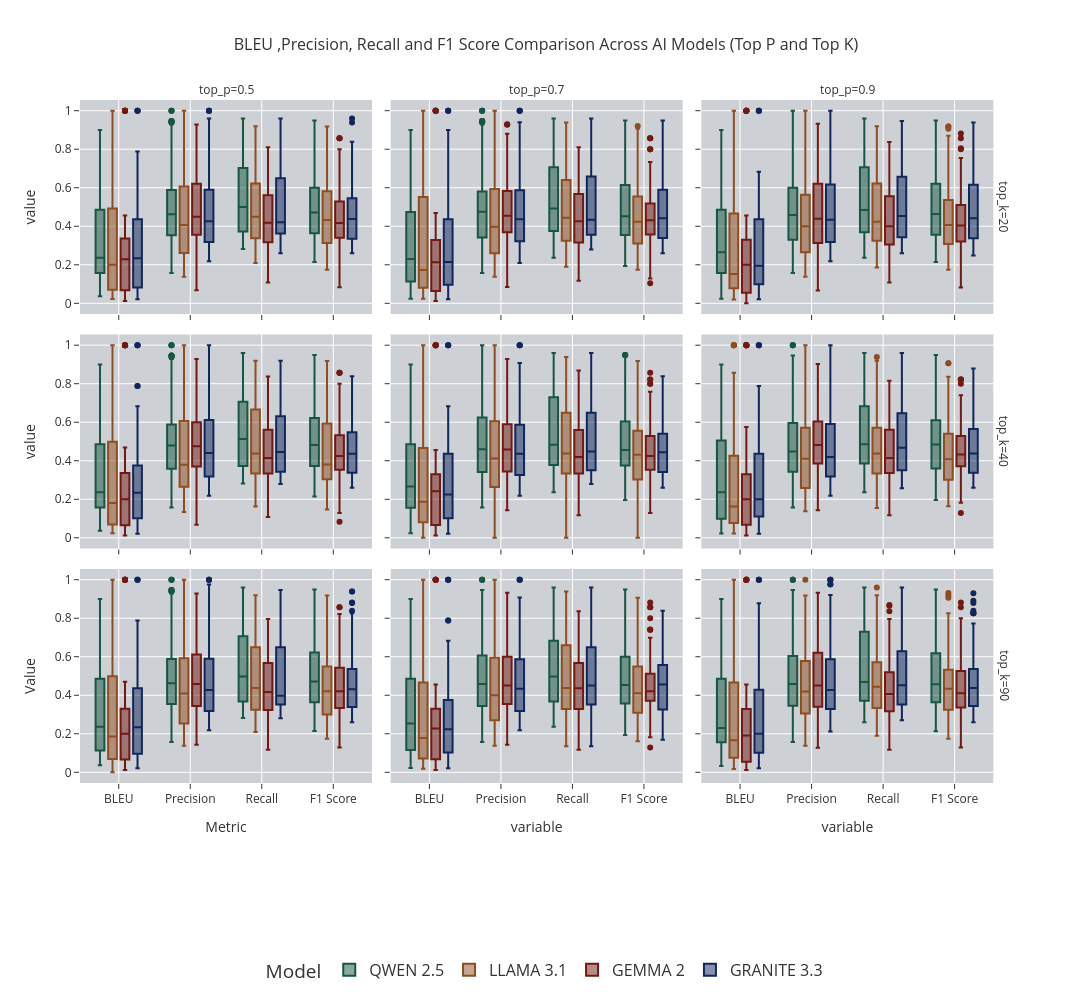

The cell this chart's notebook holds for it:
### Code cell
Stats_Box_Tops = px.box(
    title='BLEU ,Precision, Recall and F1 Score Comparison Across AI Models (Top P and Top K)',
    data_frame=df_Results,
    y=['BLEU','Precision','Recall','F1 Score'],
    color='Model',
    color_discrete_map=Model_Discrete_Map,
    width=1500,
    height=1000,
    template='ggplot2',
    facet_col='top_p',
    facet_row='top_k'
)

Stats_Box_Tops.update_layout(
    title_font=dict(size=16),  # Set the title font size
    font=dict(size=12),  # Set general font size for labels and axis titles
            hoverlabel=dict(
                font_size=20  # Set font size for hover data
            ),

             legend=dict(
                orientation='h',       
                yanchor='bottom',     
                y=-0.3,               
                xanchor='center',      
                 x=0.5,                 
                font=dict(size=16)     
            ),
            plot_bgcolor="#CDD0D4", 
            xaxis=dict(
                title="Metric",
                title_font=dict(size=14),
                tickfont=dict(size=12),

            ),
            yaxis=dict(
                title="Value",
                title_font=dict(size=14),
                tickfont=dict(size=12),
    )
)

# Stats_Box_Tops.for_each_xaxis(
#     lambda ax: ax.update(title_text="Metric")
# )

# Stats_Box_Tops.for_each_yaxis(
#     lambda ax: ax.update(title_text="Value")
# )

Stats_Box_Tops.show()

### Figure 1 — Plotly figure (JSON) as saved in the notebook; plotly's stock layout.template omitted (floating-point values rounded to 4 significant figures; data arrays with more than 128 entries replaced by an {"elided": "..."} marker saying what was removed)
{"data": [{"alignmentgroup": "True", "hovertemplate": "Model=QWEN 2.5<br>top_k=20<br>top_p=0.5<br>variable=%{x}<br>value=%{y}<extra></extra>", "legendgroup": "QWEN 2.5", "marker": {"color": "#175741"}, "name": "QWEN 2.5", "notched": false, "offsetgroup": "QWEN 2.5", "orientation": "v", "showlegend": true, "type": "box", "x": {"elided": "360 str values"}, "x0": " ", "xaxis": "x7", "y": {"elided": "360 float values"}, "y0": " ", "yaxis": "y7"}, {"alignmentgroup": "True", "hovertemplate": "Model=QWEN 2.5<br>top_k=20<br>top_p=0.7<br>variable=%{x}<br>value=%{y}<extra></extra>", "legendgroup": "QWEN 2.5", "marker": {"color": "#175741"}, "name": "QWEN 2.5", "notched": false, "offsetgroup": "QWEN 2.5", "orientation": "v", "showlegend": false, "type": "box", "x": {"elided": "360 str values"}, "x0": " ", "xaxis": "x8", "y": {"elided": "360 float values"}, "y0": " ", "yaxis": "y8"}, {"alignmentgroup": "True", "hovertemplate": "Model=QWEN 2.5<br>top_k=20<br>top_p=0.9<br>variable=%{x}<br>value=%{y}<extra></extra>", "legendgroup": "QWEN 2.5", "marker": {"color": "#175741"}, "name": "QWEN 2.5", "notched": false, "offsetgroup": "QWEN 2.5", "orientation": "v", "showlegend": false, "type": "box", "x": {"elided": "360 str values"}, "x0": " ", "xaxis": "x9", "y": {"elided": "360 float values"}, "y0": " ", "yaxis": "y9"}, {"alignmentgroup": "True", "hovertemplate": "Model=QWEN 2.5<br>top_k=40<br>top_p=0.5<br>variable=%{x}<br>value=%{y}<extra></extra>", "legendgroup": "QWEN 2.5", "marker": {"color": "#175741"}, "name": "QWEN 2.5", "notched": false, "offsetgroup": "QWEN 2.5", "orientation": "v", "showlegend": false, "type": "box", "x": {"elided": "360 str values"}, "x0": " ", "xaxis": "x4", "y": {"elided": "360 float values"}, "y0": " ", "yaxis": "y4"}, {"alignmentgroup": "True", "hovertemplate": "Model=QWEN 2.5<br>top_k=40<br>top_p=0.7<br>variable=%{x}<br>value=%{y}<extra></extra>", "legendgroup": "QWEN 2.5", "marker": {"color": "#175741"}, "name": "QWEN 2.5", "notched": false, "offsetgroup": "QWEN 2.5", "orientation": "v", "showlegend": false, "type": "box", "x": {"elided": "360 str values"}, "x0": " ", "xaxis": "x5", "y": {"elided": "360 float values"}, "y0": " ", "yaxis": "y5"}, {"alignmentgroup": "True", "hovertemplate": "Model=QWEN 2.5<br>top_k=40<br>top_p=0.9<br>variable=%{x}<br>value=%{y}<extra></extra>", "legendgroup": "QWEN 2.5", "marker": {"color": "#175741"}, "name": "QWEN 2.5", "notched": false, "offsetgroup": "QWEN 2.5", "orientation": "v", "showlegend": false, "type": "box", "x": {"elided": "360 str values"}, "x0": " ", "xaxis": "x6", "y": {"elided": "360 float values"}, "y0": " ", "yaxis": "y6"}, {"alignmentgroup": "True", "hovertemplate": "Model=QWEN 2.5<br>top_k=90<br>top_p=0.5<br>variable=%{x}<br>value=%{y}<extra></extra>", "legendgroup": "QWEN 2.5", "marker": {"color": "#175741"}, "name": "QWEN 2.5", "notched": false, "offsetgroup": "QWEN 2.5", "orientation": "v", "showlegend": false, "type": "box", "x": {"elided": "360 str values"}, "x0": " ", "xaxis": "x", "y": {"elided": "360 float values"}, "y0": " ", "yaxis": "y"}, {"alignmentgroup": "True", "hovertemplate": "Model=QWEN 2.5<br>top_k=90<br>top_p=0.7<br>variable=%{x}<br>value=%{y}<extra></extra>", "legendgroup": "QWEN 2.5", "marker": {"color": "#175741"}, "name": "QWEN 2.5", "notched": false, "offsetgroup": "QWEN 2.5", "orientation": "v", "showlegend": false, "type": "box", "x": {"elided": "360 str values"}, "x0": " ", "xaxis": "x2", "y": {"elided": "360 float values"}, "y0": " ", "yaxis": "y2"}, {"alignmentgroup": "True", "hovertemplate": "Model=QWEN 2.5<br>top_k=90<br>top_p=0.9<br>variable=%{x}<br>value=%{y}<extra></extra>", "legendgroup": "QWEN 2.5", "marker": {"color": "#175741"}, "name": "QWEN 2.5", "notched": false, "offsetgroup": "QWEN 2.5", "orientation": "v", "showlegend": false, "type": "box", "x": {"elided": "360 str values"}, "x0": " ", "xaxis": "x3", "y": {"elided": "360 float values"}, "y0": " ", "yaxis": "y3"}, {"alignmentgroup": "True", "hovertemplate": "Model=LLAMA 3.1<br>top_k=20<br>top_p=0.5<br>variable=%{x}<br>value=%{y}<extra></extra>", "legendgroup": "LLAMA 3.1", "marker": {"color": "#8F4D21"}, "name": "LLAMA 3.1", "notched": false, "offsetgroup": "LLAMA 3.1", "orientation": "v", "showlegend": true, "type": "box", "x": {"elided": "360 str values"}, "x0": " ", "xaxis": "x7", "y": {"elided": "360 float values"}, "y0": " ", "yaxis": "y7"}, {"alignmentgroup": "True", "hovertemplate": "Model=LLAMA 3.1<br>top_k=20<br>top_p=0.7<br>variable=%{x}<br>value=%{y}<extra></extra>", "legendgroup": "LLAMA 3.1", "marker": {"color": "#8F4D21"}, "name": "LLAMA 3.1", "notched": false, "offsetgroup": "LLAMA 3.1", "orientation": "v", "showlegend": false, "type": "box", "x": {"elided": "360 str values"}, "x0": " ", "xaxis": "x8", "y": {"elided": "360 float values"}, "y0": " ", "yaxis": "y8"}, {"alignmentgroup": "True", "hovertemplate": "Model=LLAMA 3.1<br>top_k=20<br>top_p=0.9<br>variable=%{x}<br>value=%{y}<extra></extra>", "legendgroup": "LLAMA 3.1", "marker": {"color": "#8F4D21"}, "name": "LLAMA 3.1", "notched": false, "offsetgroup": "LLAMA 3.1", "orientation": "v", "showlegend": false, "type": "box", "x": {"elided": "360 str values"}, "x0": " ", "xaxis": "x9", "y": {"elided": "360 float values"}, "y0": " ", "yaxis": "y9"}, {"alignmentgroup": "True", "hovertemplate": "Model=LLAMA 3.1<br>top_k=40<br>top_p=0.5<br>variable=%{x}<br>value=%{y}<extra></extra>", "legendgroup": "LLAMA 3.1", "marker": {"color": "#8F4D21"}, "name": "LLAMA 3.1", "notched": false, "offsetgroup": "LLAMA 3.1", "orientation": "v", "showlegend": false, "type": "box", "x": {"elided": "360 str values"}, "x0": " ", "xaxis": "x4", "y": {"elided": "360 float values"}, "y0": " ", "yaxis": "y4"}, {"alignmentgroup": "True", "hovertemplate": "Model=LLAMA 3.1<br>top_k=40<br>top_p=0.7<br>variable=%{x}<br>value=%{y}<extra></extra>", "legendgroup": "LLAMA 3.1", "marker": {"color": "#8F4D21"}, "name": "LLAMA 3.1", "notched": false, "offsetgroup": "LLAMA 3.1", "orientation": "v", "showlegend": false, "type": "box", "x": {"elided": "360 str values"}, "x0": " ", "xaxis": "x5", "y": {"elided": "360 float values"}, "y0": " ", "yaxis": "y5"}, {"alignmentgroup": "True", "hovertemplate": "Model=LLAMA 3.1<br>top_k=40<br>top_p=0.9<br>variable=%{x}<br>value=%{y}<extra></extra>", "legendgroup": "LLAMA 3.1", "marker": {"color": "#8F4D21"}, "name": "LLAMA 3.1", "notched": false, "offsetgroup": "LLAMA 3.1", "orientation": "v", "showlegend": false, "type": "box", "x": {"elided": "360 str values"}, "x0": " ", "xaxis": "x6", "y": {"elided": "360 float values"}, "y0": " ", "yaxis": "y6"}, {"alignmentgroup": "True", "hovertemplate": "Model=LLAMA 3.1<br>top_k=90<br>top_p=0.5<br>variable=%{x}<br>value=%{y}<extra></extra>", "legendgroup": "LLAMA 3.1", "marker": {"color": "#8F4D21"}, "name": "LLAMA 3.1", "notched": false, "offsetgroup": "LLAMA 3.1", "orientation": "v", "showlegend": false, "type": "box", "x": {"elided": "360 str values"}, "x0": " ", "xaxis": "x", "y": {"elided": "360 float values"}, "y0": " ", "yaxis": "y"}, {"alignmentgroup": "True", "hovertemplate": "Model=LLAMA 3.1<br>top_k=90<br>top_p=0.7<br>variable=%{x}<br>value=%{y}<extra></extra>", "legendgroup": "LLAMA 3.1", "marker": {"color": "#8F4D21"}, "name": "LLAMA 3.1", "notched": false, "offsetgroup": "LLAMA 3.1", "orientation": "v", "showlegend": false, "type": "box", "x": {"elided": "360 str values"}, "x0": " ", "xaxis": "x2", "y": {"elided": "360 float values"}, "y0": " ", "yaxis": "y2"}, {"alignmentgroup": "True", "hovertemplate": "Model=LLAMA 3.1<br>top_k=90<br>top_p=0.9<br>variable=%{x}<br>value=%{y}<extra></extra>", "legendgroup": "LLAMA 3.1", "marker": {"color": "#8F4D21"}, "name": "LLAMA 3.1", "notched": false, "offsetgroup": "LLAMA 3.1", "orientation": "v", "showlegend": false, "type": "box", "x": {"elided": "360 str values"}, "x0": " ", "xaxis": "x3", "y": {"elided": "360 float values"}, "y0": " ", "yaxis": "y3"}, {"alignmentgroup": "True", "hovertemplate": "Model=GEMMA 2<br>top_k=20<br>top_p=0.5<br>variable=%{x}<br>value=%{y}<extra></extra>", "legendgroup": "GEMMA 2", "marker": {"color": "#731812"}, "name": "GEMMA 2", "notched": false, "offsetgroup": "GEMMA 2", "orientation": "v", "showlegend": true, "type": "box", "x": {"elided": "360 str values"}, "x0": " ", "xaxis": "x7", "y": {"elided": "360 float values"}, "y0": " ", "yaxis": "y7"}, {"alignmentgroup": "True", "hovertemplate": "Model=GEMMA 2<br>top_k=20<br>top_p=0.7<br>variable=%{x}<br>value=%{y}<extra></extra>", "legendgroup": "GEMMA 2", "marker": {"color": "#731812"}, "name": "GEMMA 2", "notched": false, "offsetgroup": "GEMMA 2", "orientation": "v", "showlegend": false, "type": "box", "x": {"elided": "360 str values"}, "x0": " ", "xaxis": "x8", "y": {"elided": "360 float values"}, "y0": " ", "yaxis": "y8"}, {"alignmentgroup": "True", "hovertemplate": "Model=GEMMA 2<br>top_k=20<br>top_p=0.9<br>variable=%{x}<br>value=%{y}<extra></extra>", "legendgroup": "GEMMA 2", "marker": {"color": "#731812"}, "name": "GEMMA 2", "notched": false, "offsetgroup": "GEMMA 2", "orientation": "v", "showlegend": false, "type": "box", "x": {"elided": "360 str values"}, "x0": " ", "xaxis": "x9", "y": {"elided": "360 float values"}, "y0": " ", "yaxis": "y9"}, {"alignmentgroup": "True", "hovertemplate": "Model=GEMMA 2<br>top_k=40<br>top_p=0.5<br>variable=%{x}<br>value=%{y}<extra></extra>", "legendgroup": "GEMMA 2", "marker": {"color": "#731812"}, "name": "GEMMA 2", "notched": false, "offsetgroup": "GEMMA 2", "orientation": "v", "showlegend": false, "type": "box", "x": {"elided": "360 str values"}, "x0": " ", "xaxis": "x4", "y": {"elided": "360 float values"}, "y0": " ", "yaxis": "y4"}, {"alignmentgroup": "True", "hovertemplate": "Model=GEMMA 2<br>top_k=40<br>top_p=0.7<br>variable=%{x}<br>value=%{y}<extra></extra>", "legendgroup": "GEMMA 2", "marker": {"color": "#731812"}, "name": "GEMMA 2", "notched": false, "offsetgroup": "GEMMA 2", "orientation": "v", "showlegend": false, "type": "box", "x": {"elided": "360 str values"}, "x0": " ", "xaxis": "x5", "y": {"elided": "360 float values"}, "y0": " ", "yaxis": "y5"}, {"alignmentgroup": "True", "hovertemplate": "Model=GEMMA 2<br>top_k=40<br>top_p=0.9<br>variable=%{x}<br>value=%{y}<extra></extra>", "legendgroup": "GEMMA 2", "marker": {"color": "#731812"}, "name": "GEMMA 2", "notched": false, "offsetgroup": "GEMMA 2", "orientation": "v", "showlegend": false, "type": "box", "x": {"elided": "360 str values"}, "x0": " ", "xaxis": "x6", "y": {"elided": "360 float values"}, "y0": " ", "yaxis": "y6"}, {"alignmentgroup": "True", "hovertemplate": "Model=GEMMA 2<br>top_k=90<br>top_p=0.5<br>variable=%{x}<br>value=%{y}<extra></extra>", "legendgroup": "GEMMA 2", "marker": {"color": "#731812"}, "name": "GEMMA 2", "notched": false, "offsetgroup": "GEMMA 2", "orientation": "v", "showlegend": false, "type": "box", "x": {"elided": "360 str values"}, "x0": " ", "xaxis": "x", "y": {"elided": "360 float values"}, "y0": " ", "yaxis": "y"}, {"alignmentgroup": "True", "hovertemplate": "Model=GEMMA 2<br>top_k=90<br>top_p=0.7<br>variable=%{x}<br>value=%{y}<extra></extra>", "legendgroup": "GEMMA 2", "marker": {"color": "#731812"}, "name": "GEMMA 2", "notched": false, "offsetgroup": "GEMMA 2", "orientation": "v", "showlegend": false, "type": "box", "x": {"elided": "360 str values"}, "x0": " ", "xaxis": "x2", "y": {"elided": "360 float values"}, "y0": " ", "yaxis": "y2"}, {"alignmentgroup": "True", "hovertemplate": "Model=GEMMA 2<br>top_k=90<br>top_p=0.9<br>variable=%{x}<br>value=%{y}<extra></extra>", "legendgroup": "GEMMA 2", "marker": {"color": "#731812"}, "name": "GEMMA 2", "notched": false, "offsetgroup": "GEMMA 2", "orientation": "v", "showlegend": false, "type": "box", "x": {"elided": "360 str values"}, "x0": " ", "xaxis": "x3", "y": {"elided": "360 float values"}, "y0": " ", "yaxis": "y3"}, {"alignmentgroup": "True", "hovertemplate": "Model=GRANITE 3.3<br>top_k=20<br>top_p=0.5<br>variable=%{x}<br>value=%{y}<extra></extra>", "legendgroup": "GRANITE 3.3", "marker": {"color": "#0F275C"}, "name": "GRANITE 3.3", "notched": false, "offsetgroup": "GRANITE 3.3", "orientation": "v", "showlegend": true, "type": "box", "x": {"elided": "360 str values"}, "x0": " ", "xaxis": "x7", "y": {"elided": "360 float values"}, "y0": " ", "yaxis": "y7"}, {"alignmentgroup": "True", "hovertemplate": "Model=GRANITE 3.3<br>top_k=20<br>top_p=0.7<br>variable=%{x}<br>value=%{y}<extra></extra>", "legendgroup": "GRANITE 3.3", "marker": {"color": "#0F275C"}, "name": "GRANITE 3.3", "notched": false, "offsetgroup": "GRANITE 3.3", "orientation": "v", "showlegend": false, "type": "box", "x": {"elided": "360 str values"}, "x0": " ", "xaxis": "x8", "y": {"elided": "360 float values"}, "y0": " ", "yaxis": "y8"}, {"alignmentgroup": "True", "hovertemplate": "Model=GRANITE 3.3<br>top_k=20<br>top_p=0.9<br>variable=%{x}<br>value=%{y}<extra></extra>", "legendgroup": "GRANITE 3.3", "marker": {"color": "#0F275C"}, "name": "GRANITE 3.3", "notched": false, "offsetgroup": "GRANITE 3.3", "orientation": "v", "showlegend": false, "type": "box", "x": {"elided": "360 str values"}, "x0": " ", "xaxis": "x9", "y": {"elided": "360 float values"}, "y0": " ", "yaxis": "y9"}, {"alignmentgroup": "True", "hovertemplate": "Model=GRANITE 3.3<br>top_k=40<br>top_p=0.5<br>variable=%{x}<br>value=%{y}<extra></extra>", "legendgroup": "GRANITE 3.3", "marker": {"color": "#0F275C"}, "name": "GRANITE 3.3", "notched": false, "offsetgroup": "GRANITE 3.3", "orientation": "v", "showlegend": false, "type": "box", "x": {"elided": "360 str values"}, "x0": " ", "xaxis": "x4", "y": {"elided": "360 float values"}, "y0": " ", "yaxis": "y4"}, {"alignmentgroup": "True", "hovertemplate": "Model=GRANITE 3.3<br>top_k=40<br>top_p=0.7<br>variable=%{x}<br>value=%{y}<extra></extra>", "legendgroup": "GRANITE 3.3", "marker": {"color": "#0F275C"}, "name": "GRANITE 3.3", "notched": false, "offsetgroup": "GRANITE 3.3", "orientation": "v", "showlegend": false, "type": "box", "x": {"elided": "360 str values"}, "x0": " ", "xaxis": "x5", "y": {"elided": "360 float values"}, "y0": " ", "yaxis": "y5"}, {"alignmentgroup": "True", "hovertemplate": "Model=GRANITE 3.3<br>top_k=40<br>top_p=0.9<br>variable=%{x}<br>value=%{y}<extra></extra>", "legendgroup": "GRANITE 3.3", "marker": {"color": "#0F275C"}, "name": "GRANITE 3.3", "notched": false, "offsetgroup": "GRANITE 3.3", "orientation": "v", "showlegend": false, "type": "box", "x": {"elided": "360 str values"}, "x0": " ", "xaxis": "x6", "y": {"elided": "360 float values"}, "y0": " ", "yaxis": "y6"}, {"alignmentgroup": "True", "hovertemplate": "Model=GRANITE 3.3<br>top_k=90<br>top_p=0.5<br>variable=%{x}<br>value=%{y}<extra></extra>", "legendgroup": "GRANITE 3.3", "marker": {"color": "#0F275C"}, "name": "GRANITE 3.3", "notched": false, "offsetgroup": "GRANITE 3.3", "orientation": "v", "showlegend": false, "type": "box", "x": {"elided": "360 str values"}, "x0": " ", "xaxis": "x", "y": {"elided": "360 float values"}, "y0": " ", "yaxis": "y"}, {"alignmentgroup": "True", "hovertemplate": "Model=GRANITE 3.3<br>top_k=90<br>top_p=0.7<br>variable=%{x}<br>value=%{y}<extra></extra>", "legendgroup": "GRANITE 3.3", "marker": {"color": "#0F275C"}, "name": "GRANITE 3.3", "notched": false, "offsetgroup": "GRANITE 3.3", "orientation": "v", "showlegend": false, "type": "box", "x": {"elided": "360 str values"}, "x0": " ", "xaxis": "x2", "y": {"elided": "360 float values"}, "y0": " ", "yaxis": "y2"}, {"alignmentgroup": "True", "hovertemplate": "Model=GRANITE 3.3<br>top_k=90<br>top_p=0.9<br>variable=%{x}<br>value=%{y}<extra></extra>", "legendgroup": "GRANITE 3.3", "marker": {"color": "#0F275C"}, "name": "GRANITE 3.3", "notched": false, "offsetgroup": "GRANITE 3.3", "orientation": "v", "showlegend": false, "type": "box", "x": {"elided": "360 str values"}, "x0": " ", "xaxis": "x3", "y": {"elided": "360 float values"}, "y0": " ", "yaxis": "y3"}], "layout": {"annotations": [{"font": {}, "showarrow": false, "text": "top_p=0.5", "x": 0.1567, "xanchor": "center", "xref": "paper", "y": 1.0, "yanchor": "bottom", "yref": "paper"}, {"font": {}, "showarrow": false, "text": "top_p=0.7", "x": 0.49, "xanchor": "center", "xref": "paper", "y": 1.0, "yanchor": "bottom", "yref": "paper"}, {"font": {}, "showarrow": false, "text": "top_p=0.9", "x": 0.8233, "xanchor": "center", "xref": "paper", "y": 1.0, "yanchor": "bottom", "yref": "paper"}, {"font": {}, "showarrow": false, "text": "top_k=90", "textangle": 90, "x": 0.98, "xanchor": "left", "xref": "paper", "y": 0.1567, "yanchor": "middle", "yref": "paper"}, {"font": {}, "showarrow": false, "text": "top_k=40", "textangle": 90, "x": 0.98, "xanchor": "left", "xref": "paper", "y": 0.5, "yanchor": "middle", "yref": "paper"}, {"font": {}, "showarrow": false, "text": "top_k=20", "textangle": 90, "x": 0.98, "xanchor": "left", "xref": "paper", "y": 0.8433, "yanchor": "middle", "yref": "paper"}], "boxmode": "group", "font": {"size": 12}, "height": 1000, "hoverlabel": {"font": {"size": 20}}, "legend": {"font": {"size": 16}, "orientation": "h", "title": {"text": "Model"}, "tracegroupgap": 0, "x": 0.5, "xanchor": "center", "y": -0.3, "yanchor": "bottom"}, "plot_bgcolor": "#CDD0D4", "title": {"font": {"size": 16}, "text": "BLEU ,Precision, Recall and F1 Score Comparison Across AI Models (Top P and Top K)"}, "width": 1500, "xaxis": {"anchor": "y", "domain": [0, 0.3133], "tickfont": {"size": 12}, "title": {"font": {"size": 14}, "text": "Metric"}}, "xaxis2": {"anchor": "y2", "domain": [0.3333, 0.6467], "matches": "x", "title": {"text": "variable"}}, "xaxis3": {"anchor": "y3", "domain": [0.6667, 0.98], "matches": "x", "title": {"text": "variable"}}, "xaxis4": {"anchor": "y4", "domain": [0, 0.3133], "matches": "x", "showticklabels": false}, "xaxis5": {"anchor": "y5", "domain": [0.3333, 0.6467], "matches": "x", "showticklabels": false}, "xaxis6": {"anchor": "y6", "domain": [0.6667, 0.98], "matches": "x", "showticklabels": false}, "xaxis7": {"anchor": "y7", "domain": [0, 0.3133], "matches": "x", "showticklabels": false}, "xaxis8": {"anchor": "y8", "domain": [0.3333, 0.6467], "matches": "x", "showticklabels": false}, "xaxis9": {"anchor": "y9", "domain": [0.6667, 0.98], "matches": "x", "showticklabels": false}, "yaxis": {"anchor": "x", "domain": [0, 0.3133], "tickfont": {"size": 12}, "title": {"font": {"size": 14}, "text": "Value"}}, "yaxis2": {"anchor": "x2", "domain": [0, 0.3133], "matches": "y", "showticklabels": false}, "yaxis3": {"anchor": "x3", "domain": [0, 0.3133], "matches": "y", "showticklabels": false}, "yaxis4": {"anchor": "x4", "domain": [0.3433, 0.6567], "matches": "y", "title": {"text": "value"}}, "yaxis5": {"anchor": "x5", "domain": [0.3433, 0.6567], "matches": "y", "showticklabels": false}, "yaxis6": {"anchor": "x6", "domain": [0.3433, 0.6567], "matches": "y", "showticklabels": false}, "yaxis7": {"anchor": "x7", "domain": [0.6867, 1.0], "matches": "y", "title": {"text": "value"}}, "yaxis8": {"anchor": "x8", "domain": [0.6867, 1.0], "matches": "y", "showticklabels": false}, "yaxis9": {"anchor": "x9", "domain": [0.6867, 1.0], "matches": "y", "showticklabels": false}}}
